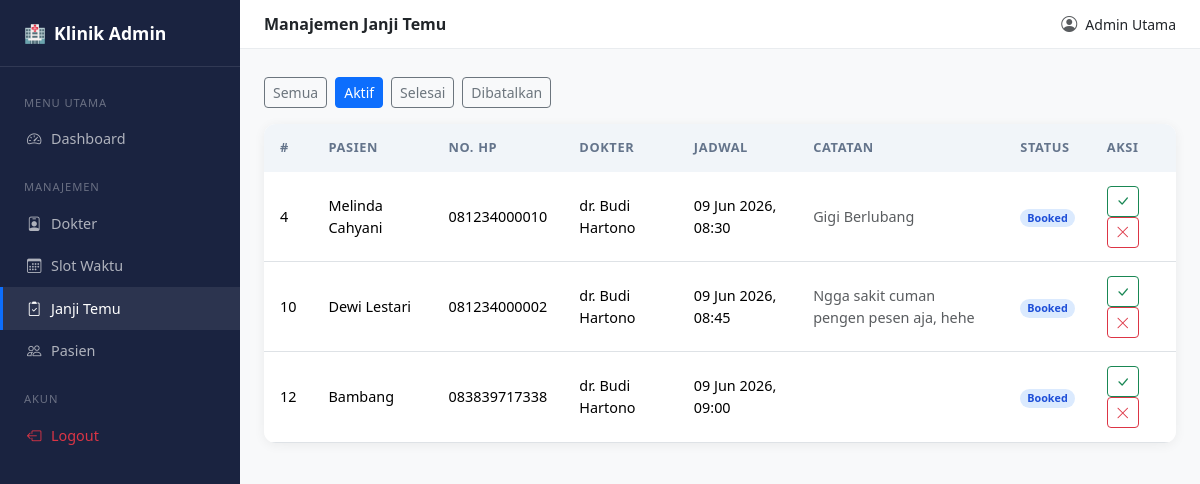
The page /admin/appointments.php?status=booked (signed in) on the database its author committed.
### tables this page shows
CREATE TABLE `appointments` (
  `id` int(10) UNSIGNED NOT NULL,
  `patient_id` int(10) UNSIGNED NOT NULL,
  `slot_id` int(10) UNSIGNED NOT NULL,
  `booking_time` datetime NOT NULL DEFAULT current_timestamp(),
  `status` enum('booked','cancelled','completed') NOT NULL DEFAULT 'booked',
  `notes` text DEFAULT NULL
);

CREATE TABLE `patients` (
  `id` int(10) UNSIGNED NOT NULL,
  `full_name` varchar(100) NOT NULL,
  `email` varchar(150) NOT NULL,
  `phone` varchar(20) DEFAULT NULL,
  `password_hash` varchar(255) NOT NULL,
  `created_at` datetime NOT NULL DEFAULT current_timestamp(),
  `updated_at` datetime NOT NULL DEFAULT current_timestamp() ON UPDATE current_timestamp(),
  `reset_token` varchar(64) DEFAULT NULL,
  `reset_expires` datetime DEFAULT NULL
);

CREATE TABLE `doctors` (
  `id` int(10) UNSIGNED NOT NULL,
  `full_name` varchar(100) NOT NULL,
  `specialization` varchar(100) DEFAULT NULL,
  `license_number` varchar(50) NOT NULL,
  `is_active` tinyint(1) NOT NULL DEFAULT 1,
  `deleted_at` datetime DEFAULT NULL
);

CREATE TABLE `time_slots` (
  `id` int(10) UNSIGNED NOT NULL,
  `doctor_id` int(10) UNSIGNED NOT NULL,
  `slot_datetime` datetime NOT NULL,
  `duration_minutes` smallint(5) UNSIGNED NOT NULL DEFAULT 30,
  `is_booked` tinyint(1) NOT NULL DEFAULT 0,
  `created_at` datetime NOT NULL DEFAULT current_timestamp()
);

### admin/appointments.php (the view, shortened to what this page needs)
<?php
require_once '../config/config.php';
require_once '../includes/layout_admin.php';
$filterStatus = $_GET['status'] ?? '';
$where  = $filterStatus ? "WHERE a.status = ?" : "";
$params = $filterStatus ? [$filterStatus] : [];
$stmt = $pdo->prepare(
    "SELECT a.*, p.full_name AS patient, p.phone,
            d.full_name AS doctor, ts.slot_datetime, ts.duration_minutes
     FROM appointments a
     JOIN patients p    ON p.id  = a.patient_id
     JOIN time_slots ts ON ts.id = a.slot_id
     JOIN doctors d     ON d.id  = ts.doctor_id
     $where
     ORDER BY ts.slot_datetime ASC"
);
$stmt->execute($params);
$appointments = $stmt->fetchAll();
?>
<div class="mb-3 d-flex gap-2 flex-wrap">
    <?php
    $statuses = ['' => 'Semua', 'booked' => 'Aktif', 'completed' => 'Selesai', 'cancelled' => 'Dibatalkan'];
    foreach ($statuses as $val => $label):
        $active = $filterStatus === $val ? 'btn-primary' : 'btn-outline-secondary';
    ?>
    <a href="?status=<?= $val ?>" class="btn btn-sm <?= $active ?>"><?= $label ?></a>
    <?php endforeach; ?>
</div>
<div class="card table-card">
  <div class="table-responsive">
    <table class="table table-hover">
      <thead>
        <tr><th>#</th><th>Pasien</th><th>No. HP</th><th>Dokter</th><th>Jadwal</th><th>Catatan</th><th>Status</th><th>Aksi</th></tr>
      </thead>
      <tbody>
      <?php foreach ($appointments as $a): ?>
      <tr>
        <td><?= $a['id'] ?></td>
        <td><?= htmlspecialchars($a['patient']) ?></td>
        <td><?= htmlspecialchars($a['phone'] ?? '-') ?></td>
        <td><?= htmlspecialchars($a['doctor']) ?></td>
        <td><?= date('d M Y, H:i', strtotime($a['slot_datetime'])) ?></td>
        <td class="text-muted small"><?= htmlspecialchars(mb_strimwidth($a['notes'] ?? '-', 0, 40, '…')) ?></td>
        <td>
          <span class="badge rounded-pill badge-<?= $a['status'] ?>">
            <?= ucfirst($a['status']) ?>
          </span>
        </td>
        <td>
          <?php if ($a['status'] === 'booked'): ?>
          <form method="post" class="d-inline">
            <button class="btn btn-sm btn-outline-success me-1" title="Selesai">
              <i class="bi bi-check-lg"></i>
            </button>
          </form>
          <form method="post" class="d-inline"
                onsubmit="return confirm('Batalkan janji temu ini?')">
            <button class="btn btn-sm btn-outline-danger" title="Batalkan">
              <i class="bi bi-x-lg"></i>
            </button>
          </form>
          <?php else: ?>
          <span class="text-muted small">–</span>
          <?php endif; ?>
        </td>
      </tr>
      <?php endforeach; ?>
      </tbody>
    </table>
  </div>
</div>
<?php require_once '../includes/layout_admin_end.php'; ?>

### src/css/style.css (style rules this page uses)
:root { --brand-primary: #0d6efd; --brand-dark: #0a4fa8; --sidebar-bg: #1a2340; --sidebar-width: 240px; }
.table-card { border: none; border-radius: .75rem; box-shadow: 0 2px 12px rgba(0,0,0,.06); overflow: hidden; }
.table-card .table { margin-bottom: 0; }
.table-card .table thead th { background: #f1f5f9; font-size: .8rem; text-transform: uppercase; letter-spacing: .05em; color: #64748b; border-bottom: none; padding: .9rem 1rem; }
.table-card .table tbody td { padding: .85rem 1rem; vertical-align: middle; font-size: .9rem; }
.badge-booked { background: #dbeafe; color: #1d4ed8; }

### rows shown on the page
appointments: id "4", patient.full_name "Melinda Cahyani", patient.phone "081234000010", doctors.full_name "dr. Budi Hartono", slot.slot_datetime "09 Jun 2026, 08:30", notes "Gigi Berlubang", status "Booked"
appointments: id "10", patient.full_name "Dewi Lestari", patient.phone "081234000002", doctors.full_name "dr. Budi Hartono", slot.slot_datetime "09 Jun 2026, 08:45", notes "Ngga sakit cuman pengen pesen aja, hehe", status "Booked"
appointments: id "12", patient.full_name "Bambang", patient.phone "083839717338", doctors.full_name "dr. Budi Hartono", slot.slot_datetime "09 Jun 2026, 09:00", status "Booked"

### other values the page prints
$pageTitle "Manajemen Janji Temu"
$_SESSION['full_name'] "Admin Utama"
$label "Semua"
$label "Aktif"
$label "Selesai"
$label "Dibatalkan"
